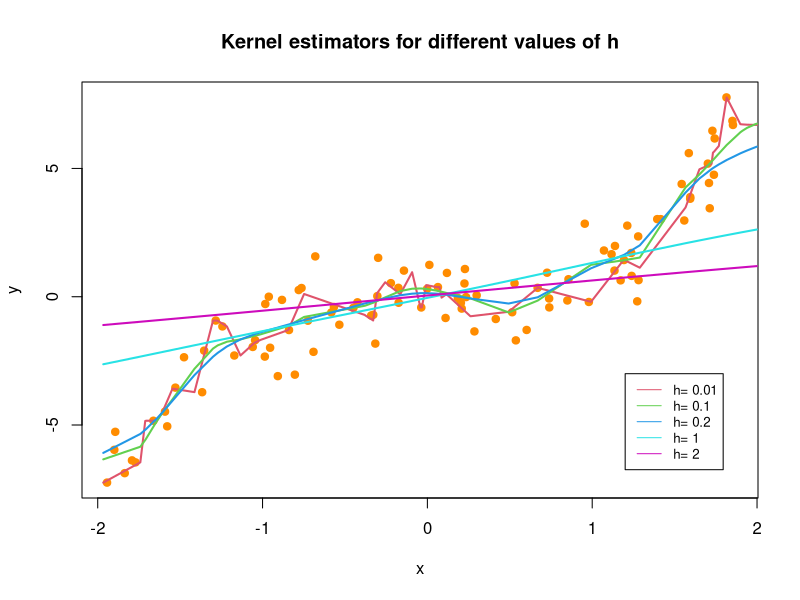
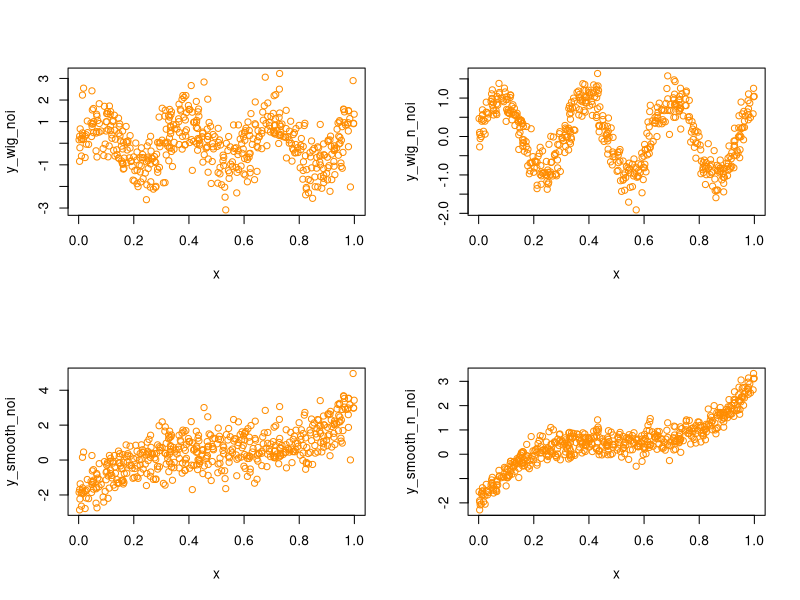
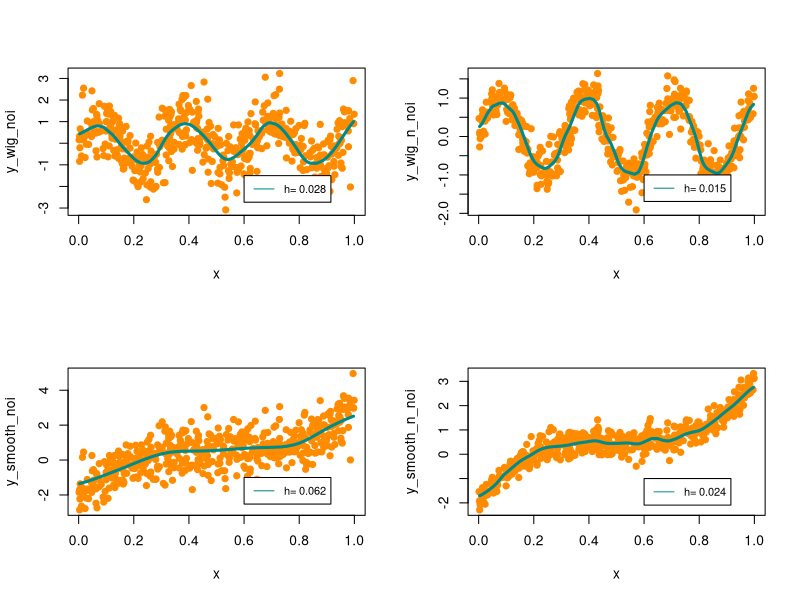

Write the R code that produced these figures, in order.
## ---- chunk 1

compute_kernel <- function(d,h){
  ##Input: d- distance (scalar), h-bandwith (scalar)
  ##Output: kernel value (scalar)
  return(1/h*dnorm(d/h,mean=0,sd=1))
}

get_weight <- function(x_vec,new_x,ker_func,h){
  ##Input: x_vec- observation (vector), new_x - new x value (scalar), ker_func - function to compute kernel(function), h-bandwidth(scalar)
  ##Output: return weights (vector) 
  dist_x <- x_vec-new_x
  return(ker_func(dist_x,h))
}
## ---- chunk 2
##Generate observations x and y
##Add white noise to the true function
n <- 100
x <- runif(n,-2,2)
y <- x^3 + rnorm(n,0,1) 
## ---- chunk 3
h_vec <- c(0.01,0.1,0.2,1,2)
B <- n/2
x_star <- runif(B,-2,2)
## ---- chunk 4
get_y_pred<- function(x,x_star,y,h){
  ##Input: x- observations (vector), x_star - new observations (vector), y-observations (vector), h - bandwidth (scalar)
  ##Output: y_pred - predictions of y valued (vector)
  W <- matrix(NA,nrow=length(x),ncol=length(x_star))
  for(i in 1:length(x_star)){
    W[,i]<-get_weight(x,x_star[i],compute_kernel,h)
  }
  
  normalize <- function(x){
    return(x/sum(x))
  }
  W_n <- apply(W,2,normalize)
  y_pred <- rep(NA,length(x_star))
  for(i in 1:length(x_star)){
    y_pred[i] <-sum(W_n[,i]*y)
  }
  return(y_pred)
}
## ---- chunk 5
##Create a matrix to store predictions for each value of h
Y_P <- matrix(NA,nrow=B,ncol=length(h_vec))
for(j in 1:length(h_vec)){
  Y_P[,j]<-get_y_pred(x,x_star,y,h_vec[j])
}
## ---- chunk 6
plot(x,y,main="Kernel estimators for different values of h", col="darkorange", pch=19)
col_vec <- 1:length(h_vec)+1
for(k in 1:length(h_vec)){
  x_idx <- order(x_star)
  lines(x_star[x_idx],Y_P[,k][x_idx],col=col_vec[k],lwd=2)
}
legend(1.2,-3, legend=paste("h=",h_vec),
       col=col_vec, lty=1, cex=0.8)
## ---- chunk 7
df <- cbind(x,y)

train_idx <- sample(1:n,0.8*n)
train <-  df[train_idx,]
test <- df[-train_idx,]
h <- 0.01

## ---- chunk 8
get_y_pred<- function(x_train,x_star,y_train,h){
  ##Input: take vectors x and y from training data and (x_star) from testing data
  ##Return: Predicted values of new y
  W <- matrix(NA,nrow=length(x_train),ncol=length(x_star))
  for(i in 1:length(x_star)){
    W[,i]<-get_weight(x_train,x_star[i],compute_kernel,h)
  }
  
  normalize <- function(x){
    return(x/sum(x))
  }
  W_n <- apply(W,2,normalize)
  y_pred <- rep(NA,length(x_star))
  for(i in 1:length(x_star)){
    y_pred[i] <-sum(W_n[,i]*y_train)
  }
  return(y_pred)
}
get_sse <- function(y_pred,y_star){
  ##Input - y_pred- predicted values of y (vector), y_star - new values of y (vector)
  ##Output: sum of square error
  return(sum((y_star-y_pred)^2))
}
get_err <- function(y_star,y_pred){
  return(y_star-y_pred)
}

get_pred_err <- function(x_train,x_star,y_train,y_star,h){
  ##Input: take vectors x and y from training data and (x_star) from testing data
  ##Return: Predicted values of new y and errors in a matrix where the first column is the   error and the second column is the predicted value
  y_pred <-get_y_pred(x_train,x_star,y_train,h)
  sse <- get_sse(y_pred,y_star)
  err_pred <- cbind(y_star-y_pred,y_pred)
  return(err_pred)
}
## ---- chunk 9
n <- 500
train_idx <- sample(1:n,size=0.7*n)
test_idx <- seq(1:n)[-train_idx]
x <- runif(n,0,1)
not_noisy <- rnorm(n,0,0.3)
noisy <- rnorm(n,0,0.8)
y_wig_noi <- sin(20*x)+noisy 
y_wig_n_noi <- sin(20*x)+not_noisy 
y_smooth_noi <- 20*(x-0.5)^3+0.5 + noisy
y_smooth_n_noi <- 20*(x-0.5)^3+0.5 + not_noisy
par(mfrow=c(2,2))
plot(x,y_wig_noi,col="darkorange")
plot(x,y_wig_n_noi,col="darkorange")
plot(x,y_smooth_noi,col="darkorange")
plot(x,y_smooth_n_noi,col="darkorange")
## ---- chunk 10
h_vec <- seq(0.01,0.1,0.001)
x_train <- x[train_idx]
x_test <- x[test_idx]
y_pred_w_noi <- get_y_pred(x_train,x_test,y_wig_noi[train_idx],0.01)
y_pred_w_n_noi <- get_y_pred(x_train,x_test,y_wig_n_noi[train_idx],0.01)
y_pred_s_noi <- get_y_pred(x_train,x_test,y_smooth_noi[train_idx],0.01)
y_pred_s_n_noi <- get_y_pred(x_train,x_test,y_smooth_n_noi[train_idx],0.01)

get_test_err <- function(x_train,x_test,y_train,y_test, h_vec){
  err_vec <- rep(NA,length(h_vec))
  for(i in 1:length(h_vec)){
  y_pred <- get_y_pred(x_train,x_test,y_train,h_vec[i])
  err_vec[i] <- get_sse(y_pred,y_test)
  }
  return(err_vec)
}
t_err_w_noi <-get_test_err(x_train,x_test,y_wig_noi[train_idx],y_wig_noi[test_idx],h_vec)
t_err_w_n_noi <-get_test_err(x_train,x_test,y_wig_n_noi[train_idx],y_wig_n_noi[test_idx],h_vec)
t_err_s_noi <-get_test_err(x_train,x_test,y_smooth_noi[train_idx],y_smooth_noi[test_idx],h_vec)
t_err_s_n_noi<-get_test_err(x_train,x_test,y_smooth_n_noi[train_idx],y_smooth_n_noi[test_idx],h_vec)

best_h_w_noi <- which.min(t_err_w_noi)
best_h_w_n_noi <- which.min(t_err_w_n_noi)
best_h_s_noi <- which.min(t_err_s_noi)
best_h_s_n_noi <- which.min(t_err_s_n_noi)

y_pred_w_noi <- get_y_pred(x_train,x_test,y_wig_noi[train_idx],h_vec[best_h_w_noi])
y_pred_w_n_noi <- get_y_pred(x_train,x_test,y_wig_n_noi[train_idx],h_vec[best_h_w_n_noi])
y_pred_s_noi <- get_y_pred(x_train,x_test,y_smooth_noi[train_idx],h_vec[best_h_s_noi])
y_pred_s_n_noi <- get_y_pred(x_train,x_test,y_smooth_n_noi[train_idx],h_vec[best_h_s_n_noi])



## ---- chunk 11
x_idx <- order(x_test)
par(mfrow=c(2,2))
plot(x,y_wig_noi,col="darkorange",pch=19)
lines(x_test[x_idx],y_pred_w_noi[x_idx],col="cyan4",lwd=3)
legend(0.6,-1.5, legend=paste("h=",h_vec[best_h_w_noi]),
       col="cyan4", lty=1, cex=0.8)
plot(x,y_wig_n_noi,col="darkorange",pch=19)
lines(x_test[x_idx],y_pred_w_n_noi[x_idx],col="cyan4",lwd=3)
legend(0.6,-1, legend=paste("h=",h_vec[best_h_w_n_noi]),
       col="cyan4", lty=1, cex=0.8)
plot(x,y_smooth_noi,col="darkorange",pch=19)
lines(x_test[x_idx],y_pred_s_noi[x_idx],col="cyan4",lwd=3)
legend(0.6,-1, legend=paste("h=",h_vec[best_h_s_noi]),
       col="cyan4", lty=1, cex=0.8)
plot(x,y_smooth_n_noi,col="darkorange",pch=19)
lines(x_test[x_idx],y_pred_s_n_noi[x_idx],col="cyan4",lwd=3)
legend(0.6,-1, legend=paste("h=",h_vec[best_h_s_n_noi]),
       col="cyan4", lty=1, cex=0.8)
